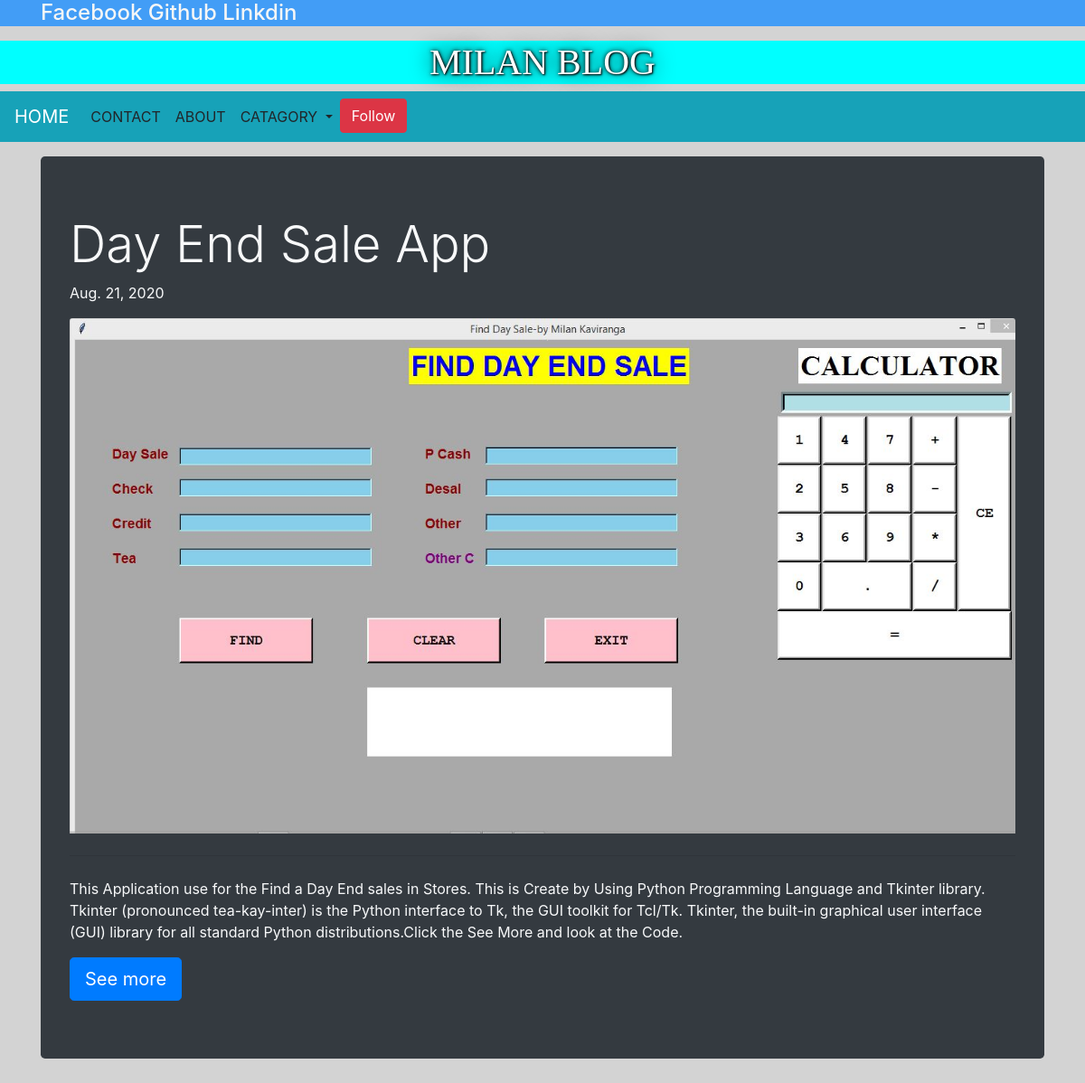
The page / on the database its author committed.
### post/models.py (models this page shows, shortened)
class Post(models.Model):
    catagory = models.ForeignKey(Catagory,on_delete=models.CASCADE)
    count = models.CharField(max_length=10000000000000,unique=True)
    date = models.DateField()
    title = models.CharField(max_length=264,unique=True)
    img_name = models.CharField(max_length=100,unique=True)
    text = models.CharField(max_length=3500,unique=True)

### post/views.py (the view)
# urls.py: url(r'^$',views.index,name='index'),
def index(request):
    webpage_post = Post.objects.order_by('date').reverse()[0:]
    my_post = {'all_post':webpage_post}
    return render(request,'allpost/post.html',context = my_post)

### templates/allpost/post.html (shortened to what this page needs)
<!DOCTYPE html>
{% extends 'base/base.html' %}
    {% block body_block %}
      {% for pos in all_post %}
        <div class="jumbotron bg-dark text-light">
          <h1 class="display-4">{{ pos.title }}</h1>
          <p>{{ pos.date }}</p>
          <img class="card-img-top" src="/static/images/post/{{ pos.img_name }}" alt="image not found">
          <hr class="my-4">
          <p>{{ pos.text }}</p>
          <a class="btn btn-primary btn-lg" href="{{ pos.count }}" role="button">See more</a>
        </div>
      {% endfor %}
    {% endblock %}

### rows shown on the page
Post: title "Day End Sale App", date "Aug. 21, 2020", img_name (picture), text "This Application use for the Find a Day End sales in Stores. This is Create by Using Python Programming Language and Tkinter library. Tkinter (pronounced tea-kay-inter) is the Python interface to Tk, the GUI toolkit for Tcl/Tk. Tkinter, the built-in graphical user interface (GUI) library for all standard Python distributions.Click the See More and look at the Code."
